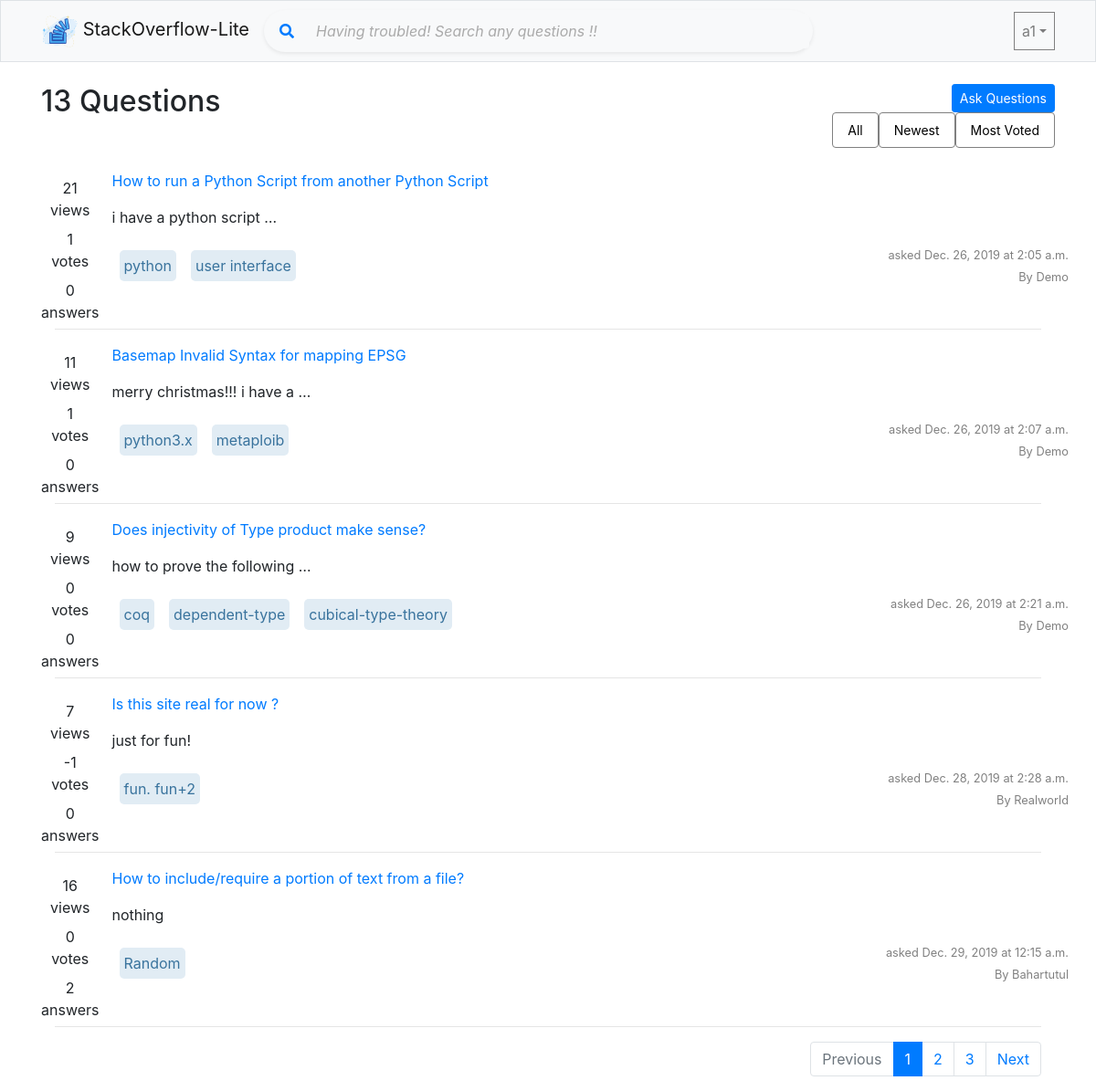
Screenshot of / (signed in) with the database file from the repository.
### overflow/models/QuestionModel.py (models this page shows, shortened)
class QuestionModel(models.Model):
    title = models.CharField(max_length=120, unique=True)
    description = RichTextField(null=True)
    tag = models.CharField(max_length=120, null=True)
    views = models.PositiveIntegerField(default=0)
    final_answer_id = models.IntegerField(null=True)
    asked_at = models.DateTimeField(auto_now_add=True)
    modified_on = models.DateTimeField(auto_now=True)
    asked_by = models.ForeignKey(User, null=True, on_delete=models.SET_NULL)
    def tag_split(self):
        if self.tag:
            return self.tag.split(',')
    def answer_count(self):
        return self.am_question.count()
    def get_vote_count(self):
        result = self.qvm_question.aggregate(Sum('vote'))['vote__sum']
        if result:
            return result
        else:
            return 0

### overflow/views/index.py (the view, shortened to what this page needs)
# urls.py: path('', index.index, name='home'),
def index(request):
    question_list = []
    current_page_number = 1
    if request.method == "GET":
        current_page_number = request.GET.get('page', 1)
        question_filter = request.GET.get('query', None)
        if question_filter is None:
            question_list = QuestionModel.objects.all()
    else:
        question_search = request.POST.get('search_bar')
        if question_search is not None:
            question_list = QuestionModel.objects.filter(title__icontains=question_search)
    paginator = Paginator(question_list, pagination_limit())
    try:
        questions = paginator.page(current_page_number)
    except PageNotAnInteger:
        questions = paginator.page(1)
    except EmptyPage:
        questions = paginator.page(paginator.num_pages)
    return render(request, 'overflow/index/index.html', {
        'questions': questions,
        'questions_count': question_list.count()
    })

### overflow/helper.py (called while the page is built)
def pagination_limit():
    return int(5)

### templates/overflow/index/index.html (shortened to what this page needs)
{% extends 'shared/_layout.html' %}
{% load static %}
{% block content %}
    <div class="container mt-4">
        <div class="row">
            <div class="col">
                <div class="col-xs-12">
                    <div class="col-xs-6" style="float: left; margin-right:60%;">
                        <h2>{{ questions_count }} Questions</h2>
                    </div>
                    <div class="col-xs-6" style="float: right;">
                        <a href="{% url 'ask_question' %}" class="btn btn-primary btn-sm">Ask Questions</a>
                    </div>
                </div>
                <div class="col-xs-12" style="float: right;">
                    <nav class="nav nav-pills">
                        <a class="btn-sm btn-outline-secondary nav-link" href="{% url 'home' %}?query=all">All</a>
                        <a class="btn-sm btn-outline-secondary nav-link" href="{% url 'home' %}?query=newest">Newest</a>
                        <a class="btn-sm btn-outline-secondary nav-link" href="{% url 'home' %}?query=most_voted">Most
                            Voted</a>
                    </nav>
                </div>
            </div>
        </div>
        <br>
        <div>
            <div class="col-xl-12">
                {% for question in questions %}
                    <div class="row">
                        <div class="col-xl-1 mb-2">
                            <div style="float: left; height: 150px; text-align: center;">
                                <div class="mt-2">
                                    {{ question.views }} <br>
                                    views
                                </div>
                                <div class="mt-2">
                                    {{ question.get_vote_count }} <br> votes
                                </div>
                                <div class="mt-2">
                                    {{ question.answer_count }} <br> answers
                                </div>
                            </div>
                        </div>
                        <div class="col">
                            <div class="row">
                                <div class="col">
                                    <a href="{% url 'question_detail' question.pk %}">{{ question.title | capfirst }}</a>
                                    <p>{{ question.description | safe | lower | truncatewords:5 }}</p>
                                </div>
                            </div>
                            <div class="row">
                                <div class="col-xl-8">
                                    {% for tag in question.tag_split %}
                                        <p id="tech_tag">
                                            {{ tag }}
                                        </p>
                                    {% endfor %}
                                </div>
                                <div class="col-xl-4 text-right">
                                    <small>asked {{ question.asked_at | date }}
                                        at {{ question.asked_at | time }}</small>
                                    <br>
                                    <small>By {{ question.asked_by | capfirst }} </small>
                                </div>
                            </div>
                        </div>
                    </div>
                    <hr>
                {% endfor %}
            </div>
            <div style="float: right;">
                {% if questions.has_other_pages %}
                    <ul class="pagination">
                        {% if questions.has_previous %}
                            <li class="page-item"><a class="page-link"
                                                     href="?page={{ questions.previous_page_number }}">Previous</a>
                            </li>
                        {% else %}
                            <li class="page-item disabled"><span><a class="page-link">Previous</a></span></li>
                        {% endif %}
                        {% for i in questions.paginator.page_range %}
                            {% if questions.number == i %}
                                <li class="active page-item"><span class="page-link">{{ i }} </span></li>
                            {% else %}
                                <li class="page-item"><a class="page-link" href="?page={{ i }}">{{ i }}</a></li>
                            {% endif %}
                        {% endfor %}
                        {% if questions.has_next %}
                            <li class="page-item"><a class="page-link"
                                                     href="?page={{ questions.next_page_number }}">Next</a></li>
                        {% else %}
                            <li class="page-item disabled"><span><a href="" class="page-link">Next</a></span></li>
                        {% endif %}
                    </ul>
                {% endif %}
            </div>
        </div>
    </div>
{% endblock %}

### templates/shared/_navbar.html (shortened to what this page needs)
{% load static %}
<nav class="navbar navbar-expand-lg navbar-light bg-light border">
    <div class="container">
        <a href="{% url 'home' %}" class="navbar-brand">
            <img src="{% static 'Images/Icons/logo.png' %}" height="40em" alt="overflow"> StackOverflow-Lite
        </a>
        <div class="collapse navbar-collapse" id="mainMenu">
            <form method="post" action="{% url 'home' %}" class="form-inline my-3 my-lg-0 col-md-10">
                <div class="p-1 bg-light rounded rounded-pill shadow-sm col-md-10">
                    <div class="input-group">
                        <div class="input-group-prepend">
                            <button id="button-addon2" type="submit" class="btn btn-link text-primary">
                                <i class="fa fa-search"></i>
                            </button>
                        </div>
                        <input type="search" id="search_bar" name="search_bar"
                               placeholder="Having troubled! Search any questions !!" aria-describedby="button-addon2"
                               class="form-control border-0 bg-light">
                    </div>
                </div>
            </form>
            {% if user.is_authenticated %}
                <ul class="navbar-nav ml-auto">
                    <li class="nav-item dropdown">
                        <a href="" class="nav-link dropdown-toggle" id="userMenu"
                           data-toggle="dropdown">{{ user.username }}</a>
                    </li>
                </ul>
            {% else %}
                <a href="{% url 'login' %}" class="btn btn-light">Login</a>
                <a href="{% url 'signup' %}" class="btn btn-primary">Register</a>
            {% endif %}
        </div>
    </div>
</nav>

### static/Shared/app.css (style rules this page uses)
a.nav-link { color: black; border: 1px solid grey; }
#tech_tag { padding: 5px; text-align: center; margin: 8px; background-color: #E1ECF4; border-radius: 5px; float: left; color: #39739d; }
.form-control::placeholder { color: #aaa; font-style: italic; }
small { text-align: center; color: gray; }

### rows the page displays
QuestionModel: views "21", get_vote_count "1", answer_count "0", title "How to run a Python Script from another Python Script", description "i have a python script …", tag_split "python" "user interface", asked_at "Dec. 26, 2019", asked_at "2:05 a.m.", asked_by "Demo"
QuestionModel: views "11", get_vote_count "1", answer_count "0", title "Basemap Invalid Syntax for mapping EPSG", description "merry christmas!!! i have a …", tag_split "python3.x" "metaploib", asked_at "Dec. 26, 2019", asked_at "2:07 a.m.", asked_by "Demo"
QuestionModel: views "9", get_vote_count "0", answer_count "0", title "Does injectivity of Type product make sense?", description "how to prove the following …", tag_split "coq" "dependent-type" "cubical-type-theory", asked_at "Dec. 26, 2019", asked_at "2:21 a.m.", asked_by "Demo"
QuestionModel: views "7", get_vote_count "-1", answer_count "0", title "Is this site real for now ?", description "just for fun!", tag_split "fun. fun+2", asked_at "Dec. 28, 2019", asked_at "2:28 a.m.", asked_by "Realworld"
QuestionModel: views "16", get_vote_count "0", answer_count "2", title "How to include/require a portion of text from a file?", description "nothing", tag_split "Random", asked_at "Dec. 29, 2019", asked_at "12:15 a.m.", asked_by "Bahartutul"

### other values shown
{{ user.username }} "a1"
{{ questions_count }} "13"
{{ i }} "1"
{{ i }} "2" "3"
